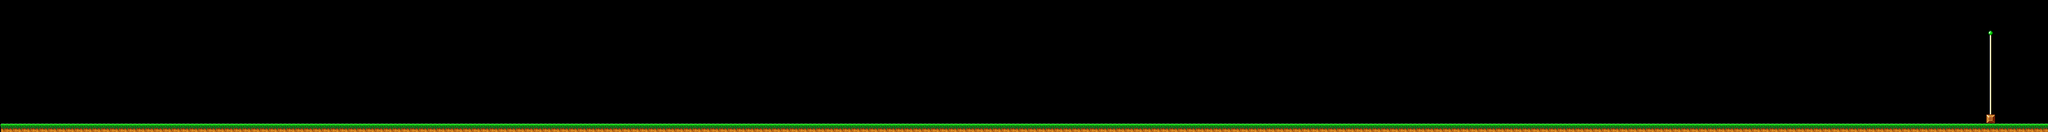

Tiled map render using the project's own tile images. Description and the map definition, with tile-layer contents summarised, below:
An orthogonal 232x15 tile map with 32x32 px tiles, 1 tile layer (world), 11 tilesets and 2 objects (mario, flag).

<map version="1.0" orientation="orthogonal" renderorder="right-down" width="232" height="15" tilewidth="32" tileheight="32" nextobjectid="78">
 <tileset firstgid="1" name="Tileset" tilewidth="32" tileheight="32">
  <image source="tileset.png" width="640" height="640" />
  <tile id="6">
   <properties>
    <property name="item" value="coin" />
   </properties>
  </tile>
 </tileset>
 <tileset firstgid="401" name="Mario" tilewidth="32" tileheight="32">
  <image source="../sprites/mario/mario.png" width="448" height="32" />
 </tileset>
 <tileset firstgid="415" name="Goomba" tilewidth="32" tileheight="32">
  <image source="../sprites/enemies/goomba_underworld.png" width="128" height="32" />
 </tileset>
 <tileset firstgid="419" name="Flag" tilewidth="32" tileheight="32">
  <image source="../sprites/items/flag.png" width="96" height="32" />
 </tileset>
 <tileset firstgid="422" name="Transfer" tilewidth="8" tileheight="8">
  <image source="../sprites/items/transfer.png" width="32" height="8" />
 </tileset>
 <tileset firstgid="426" name="Coin" tilewidth="28" tileheight="32">
  <image source="../sprites/items/coin.png" width="112" height="32" />
 </tileset>
 <tileset firstgid="430" name="Piranah" tilewidth="32" tileheight="48">
  <image source="../sprites/enemies/piranha_plant.png" width="64" height="48" />
 </tileset>
 <tileset firstgid="432" name="Koopa" tilewidth="32" tileheight="48">
  <image source="../sprites/enemies/koopa.png" width="256" height="48" />
 </tileset>
 <tileset firstgid="440" name="Koopa_red" tilewidth="32" tileheight="48">
  <image source="../sprites/enemies/koopa_red.png" width="256" height="48" />
 </tileset>
 <tileset firstgid="448" name="Metal_plateform" tilewidth="96" tileheight="16">
  <image source="../sprites/items/metal-plateform.png" width="96" height="16" />
 </tileset>
  <tileset firstgid="449" name="castleFirebar" tilewidth="96" tileheight="16" tilecount="3" columns="3">
  <image source="../sprites/items/castle-firebar.png" width="288" height="16" />
 </tileset>
 <layer name="world" width="232" height="15">
  <properties>
   <property name="backgrounds" value="clouds,hills" />
   <property name="music" value="overground" />
   <property name="world" value="overground" />
  </properties>
  <data>[3480 cells, 243 non-empty, 5 distinct tile ids]</data>
 </layer>
 <objectgroup name="objectsLayer">
  <object id="1" type="mario" gid="401" x="30" y="448" width="32" height="32" />
  <object id="66" type="flag" gid="419" x="7219" y="160" width="32" height="32" />
 </objectgroup>
</map>
